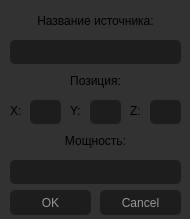
<?xml version="1.0" encoding="UTF-8"?>
<ui version="4.0">
 <class>AddLightWindow</class>
 <widget class="QDialog" name="AddLightWindow">
  <property name="geometry">
   <rect>
    <x>0</x>
    <y>0</y>
    <width>190</width>
    <height>219</height>
   </rect>
  </property>
  <property name="windowTitle">
   <string>Dialog</string>
  </property>
  <property name="styleSheet">
   <string notr="true">QDialog {
	background: rgba(50, 50, 50, 255);
}</string>
  </property>
  <widget class="QLineEdit" name="le_name">
   <property name="geometry">
    <rect>
     <x>10</x>
     <y>40</y>
     <width>171</width>
     <height>24</height>
    </rect>
   </property>
   <property name="styleSheet">
    <string notr="true">QLineEdit {
    background: rgba(20, 20, 20, 180);
	color: rgba(200, 200, 200, 255);
	border-style: inset;
    border-radius: 5px;
}</string>
   </property>
  </widget>
  <widget class="QLabel" name="label_0">
   <property name="geometry">
    <rect>
     <x>10</x>
     <y>10</y>
     <width>171</width>
     <height>21</height>
    </rect>
   </property>
   <property name="styleSheet">
    <string notr="true">Qlabel{
    color: rgba(200, 200, 200, 180);
}</string>
   </property>
   <property name="text">
    <string>Название источника:</string>
   </property>
   <property name="alignment">
    <set>Qt::AlignCenter</set>
   </property>
  </widget>
  <widget class="QLabel" name="label_1">
   <property name="geometry">
    <rect>
     <x>10</x>
     <y>70</y>
     <width>171</width>
     <height>21</height>
    </rect>
   </property>
   <property name="styleSheet">
    <string notr="true">Qlabel{
    color: rgba(200, 200, 200, 180);
}</string>
   </property>
   <property name="text">
    <string>Позиция:</string>
   </property>
   <property name="alignment">
    <set>Qt::AlignCenter</set>
   </property>
  </widget>
  <widget class="QLabel" name="label_2">
   <property name="geometry">
    <rect>
     <x>10</x>
     <y>100</y>
     <width>16</width>
     <height>21</height>
    </rect>
   </property>
   <property name="styleSheet">
    <string notr="true">Qlabel{
    color: rgba(200, 200, 200, 180);
}</string>
   </property>
   <property name="text">
    <string>X:</string>
   </property>
  </widget>
  <widget class="QLineEdit" name="le_x">
   <property name="geometry">
    <rect>
     <x>30</x>
     <y>100</y>
     <width>31</width>
     <height>24</height>
    </rect>
   </property>
   <property name="styleSheet">
    <string notr="true">QLineEdit {
    background: rgba(20, 20, 20, 180);
	color: rgba(200, 200, 200, 255);
	border-style: inset;
    border-radius: 5px;
}</string>
   </property>
  </widget>
  <widget class="QLabel" name="label_4">
   <property name="geometry">
    <rect>
     <x>70</x>
     <y>100</y>
     <width>16</width>
     <height>21</height>
    </rect>
   </property>
   <property name="styleSheet">
    <string notr="true">Qlabel{
    color: rgba(200, 200, 200, 180);
}</string>
   </property>
   <property name="text">
    <string>Y:</string>
   </property>
  </widget>
  <widget class="QLineEdit" name="le_y">
   <property name="geometry">
    <rect>
     <x>90</x>
     <y>100</y>
     <width>31</width>
     <height>24</height>
    </rect>
   </property>
   <property name="styleSheet">
    <string notr="true">QLineEdit {
    background: rgba(20, 20, 20, 180);
	color: rgba(200, 200, 200, 255);
	border-style: inset;
    border-radius: 5px;
}</string>
   </property>
  </widget>
  <widget class="QLabel" name="label_5">
   <property name="geometry">
    <rect>
     <x>130</x>
     <y>100</y>
     <width>16</width>
     <height>21</height>
    </rect>
   </property>
   <property name="styleSheet">
    <string notr="true">Qlabel{
    color: rgba(200, 200, 200, 180);
}</string>
   </property>
   <property name="text">
    <string>Z:</string>
   </property>
  </widget>
  <widget class="QLineEdit" name="le_z">
   <property name="geometry">
    <rect>
     <x>150</x>
     <y>100</y>
     <width>31</width>
     <height>24</height>
    </rect>
   </property>
   <property name="styleSheet">
    <string notr="true">QLineEdit {
    background: rgba(20, 20, 20, 180);
	color: rgba(200, 200, 200, 255);
	border-style: inset;
    border-radius: 5px;
}</string>
   </property>
  </widget>
  <widget class="QLabel" name="label_3">
   <property name="geometry">
    <rect>
     <x>10</x>
     <y>130</y>
     <width>171</width>
     <height>21</height>
    </rect>
   </property>
   <property name="styleSheet">
    <string notr="true">Qlabel{
    color: rgba(200, 200, 200, 180);
}</string>
   </property>
   <property name="text">
    <string>Мощность:</string>
   </property>
   <property name="alignment">
    <set>Qt::AlignCenter</set>
   </property>
  </widget>
  <widget class="QLineEdit" name="le_power">
   <property name="geometry">
    <rect>
     <x>10</x>
     <y>160</y>
     <width>171</width>
     <height>24</height>
    </rect>
   </property>
   <property name="styleSheet">
    <string notr="true">QLineEdit {
    background: rgba(20, 20, 20, 180);
	color: rgba(200, 200, 200, 255);
	border-style: inset;
    border-radius: 5px;
}</string>
   </property>
  </widget>
  <widget class="QPushButton" name="pushButton_ok">
   <property name="geometry">
    <rect>
     <x>10</x>
     <y>190</y>
     <width>81</width>
     <height>25</height>
    </rect>
   </property>
   <property name="styleSheet">
    <string notr="true">QPushButton {
    color: rgba(200, 200, 200, 180);
    border-radius: 5px;
    background: rgba(20, 20, 20, 180);
    }

QPushButton:hover {
    background: rgba(10, 10, 10, 180);
    }

QPushButton:pressed {
    border-style: inset;
    background: rgba(0, 0, 0, 180);
    }</string>
   </property>
   <property name="text">
    <string>OK</string>
   </property>
  </widget>
  <widget class="QPushButton" name="pushButton_cancel">
   <property name="geometry">
    <rect>
     <x>100</x>
     <y>190</y>
     <width>81</width>
     <height>25</height>
    </rect>
   </property>
   <property name="styleSheet">
    <string notr="true">QPushButton {
    color: rgba(200, 200, 200, 180);
    border-radius: 5px;
    background: rgba(20, 20, 20, 180);
    }

QPushButton:hover {
    background: rgba(10, 10, 10, 180);
    }

QPushButton:pressed {
    border-style: inset;
    background: rgba(0, 0, 0, 180);
    }</string>
   </property>
   <property name="text">
    <string>Cancel</string>
   </property>
  </widget>
 </widget>
 <resources/>
 <connections/>
</ui>
